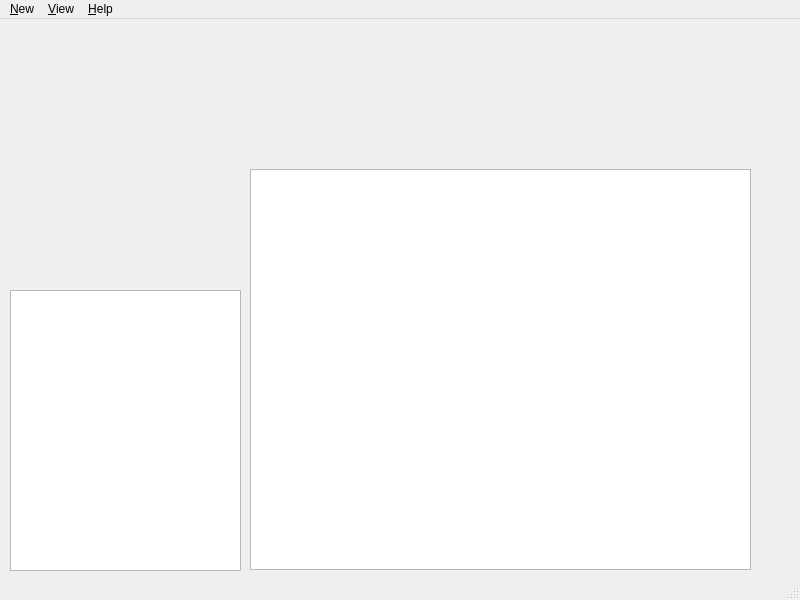
<?xml version="1.0" encoding="UTF-8"?>
<ui version="4.0">
 <class>MainWindow</class>
 <widget class="QMainWindow" name="MainWindow">
  <property name="geometry">
   <rect>
    <x>0</x>
    <y>0</y>
    <width>800</width>
    <height>600</height>
   </rect>
  </property>
  <property name="windowTitle">
   <string>MainWindow</string>
  </property>
  <widget class="QWidget" name="centralwidget">
   <widget class="QTableWidget" name="tableWidget">
    <property name="geometry">
     <rect>
      <x>250</x>
      <y>150</y>
      <width>501</width>
      <height>401</height>
     </rect>
    </property>
   </widget>
   <widget class="QListWidget" name="listWidget">
    <property name="geometry">
     <rect>
      <x>10</x>
      <y>271</y>
      <width>231</width>
      <height>281</height>
     </rect>
    </property>
   </widget>
  </widget>
  <widget class="QMenuBar" name="menubar">
   <property name="geometry">
    <rect>
     <x>0</x>
     <y>0</y>
     <width>800</width>
     <height>19</height>
    </rect>
   </property>
   <widget class="QMenu" name="menuNew">
    <property name="title">
     <string>&amp;New</string>
    </property>
    <addaction name="actionAdd_appointment"/>
    <addaction name="actionAdd_to_do"/>
   </widget>
   <widget class="QMenu" name="menuView">
    <property name="title">
     <string>&amp;View</string>
    </property>
    <addaction name="actionYear_view"/>
    <addaction name="actionMonth_view"/>
    <addaction name="actionDay_view"/>
   </widget>
   <widget class="QMenu" name="menuHelp">
    <property name="title">
     <string>&amp;Help</string>
    </property>
    <addaction name="actionUser_manual"/>
   </widget>
   <addaction name="menuNew"/>
   <addaction name="menuView"/>
   <addaction name="menuHelp"/>
  </widget>
  <widget class="QStatusBar" name="statusbar"/>
  <action name="actionAdd_appointment">
   <property name="text">
    <string>Add &amp;appointment...</string>
   </property>
   <property name="shortcut">
    <string>Ctrl+A</string>
   </property>
  </action>
  <action name="actionAdd_to_do">
   <property name="text">
    <string>Add &amp;to-do...</string>
   </property>
   <property name="shortcut">
    <string>Ctrl+T</string>
   </property>
  </action>
  <action name="actionYear_view">
   <property name="text">
    <string>&amp;Year view</string>
   </property>
  </action>
  <action name="actionMonth_view">
   <property name="text">
    <string>&amp;Month view</string>
   </property>
  </action>
  <action name="actionDay_view">
   <property name="text">
    <string>&amp;Day view</string>
   </property>
  </action>
  <action name="actionUser_manual">
   <property name="text">
    <string>User &amp;manual</string>
   </property>
  </action>
 </widget>
 <resources/>
 <connections>
  <connection>
   <sender>actionAdd_appointment</sender>
   <signal>triggered()</signal>
   <receiver>actionAdd_appointment</receiver>
   <slot>trigger()</slot>
   <hints>
    <hint type="sourcelabel">
     <x>-1</x>
     <y>-1</y>
    </hint>
    <hint type="destinationlabel">
     <x>399</x>
     <y>299</y>
    </hint>
   </hints>
  </connection>
 </connections>
</ui>
